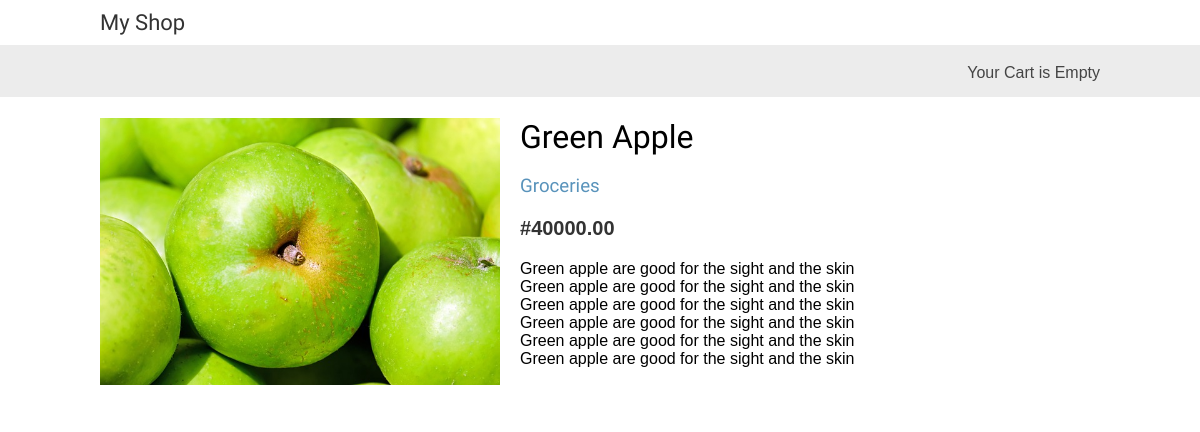
Page /6/green-apple/ on the committed database.
### shop_cart/models.py (models this page shows, shortened)
class Product(models.Model):
    category = models.ForeignKey(Category,
                                related_name='products',
                                on_delete = models.CASCADE)
    name = models.CharField(max_length=200,
                            db_index=True)
    slug = models.SlugField(max_length=200,
                            db_index=True)
    image = models.ImageField(upload_to='products/%Y/%m/%d',
                             blank=False)
    description = models.TextField(blank=True)
    price = models.DecimalField(max_digits=10,decimal_places=2)
    available = models.BooleanField(default=True)
    created = models.DateTimeField(auto_now_add=True)
    updated = models.DateTimeField(auto_now=True)
    class Meta:
        ordering = ('name',)
        index_together = (('id','slug'))

class Category(models.Model):
    name =  models.CharField(max_length=200,
                            db_index=True)
    slug = models.SlugField(max_length=200,unique=True)
    def get_absolute_url(self):
        return reverse('shop_cart:product_list_by_category',
                        args=[self.slug])
    class Meta:
        ordering = ('name',)
        verbose_name = 'category'
        verbose_name_plural = 'categories'
    def __str__(self):
        return self.name

### shop_cart/views.py (the view)
# urls.py: path('<int:id>/<slug:slug>/',views.product_detail,name='product_detail'),
def product_detail(request, id, slug):
    product = get_object_or_404(Product,
                                id=id,
                                slug=slug,
                                available=True)
    return render(request,
                'product/detail.html',
                {'product':product})

### shop_cart/templates/product/detail.html (shortened to what this page needs)
{% extends "base.html" %}
{% block content %}
<div class="product-detail">
    <img src="{% if product.image %}
                {{ product.image.url }}
              {% endif %}">
    <h1>{{ product.name }}</h1>
    <h3>
        <a href="{{ product.category.get_absolute_url }}">
            {{ product.category }}
        </a>
    </h3>
    <p class="price">#{{ product.price }}</p>
    {{ product.description|linebreaks }}
</div>
{% endblock %}

### shop_cart/static/css/base.css (style rules this page uses)
body { margin:0; padding:0; font-family:helvetica, sans-serif; }
h1, h2, h3, h4, h5 , h6 { font-family: 'Ubuntu', sans-serif; font-weight:normal; }
a { text-decoration:none; color:#5993bb; }
.product-detail { text-align:justify; }
.product-detail .price { color:#333; font-size:20px; font-weight:bold; }
.product-detail img { width:40%; float:left; padding:0 20px 20px 0; }
.product-detail h1 { margin-bottom:0; }

### rows in the picture
Product: image (picture), name "Green Apple", category "Groceries", price "40000.00", description "Green apple are good for the sight and the skin Green apple are good for the sight and the skin Green apple are good for the sight and the skin Green apple are good for the sight and the skin Green apple are good for the sight and the skin Green apple are good for the sight and the skin"
